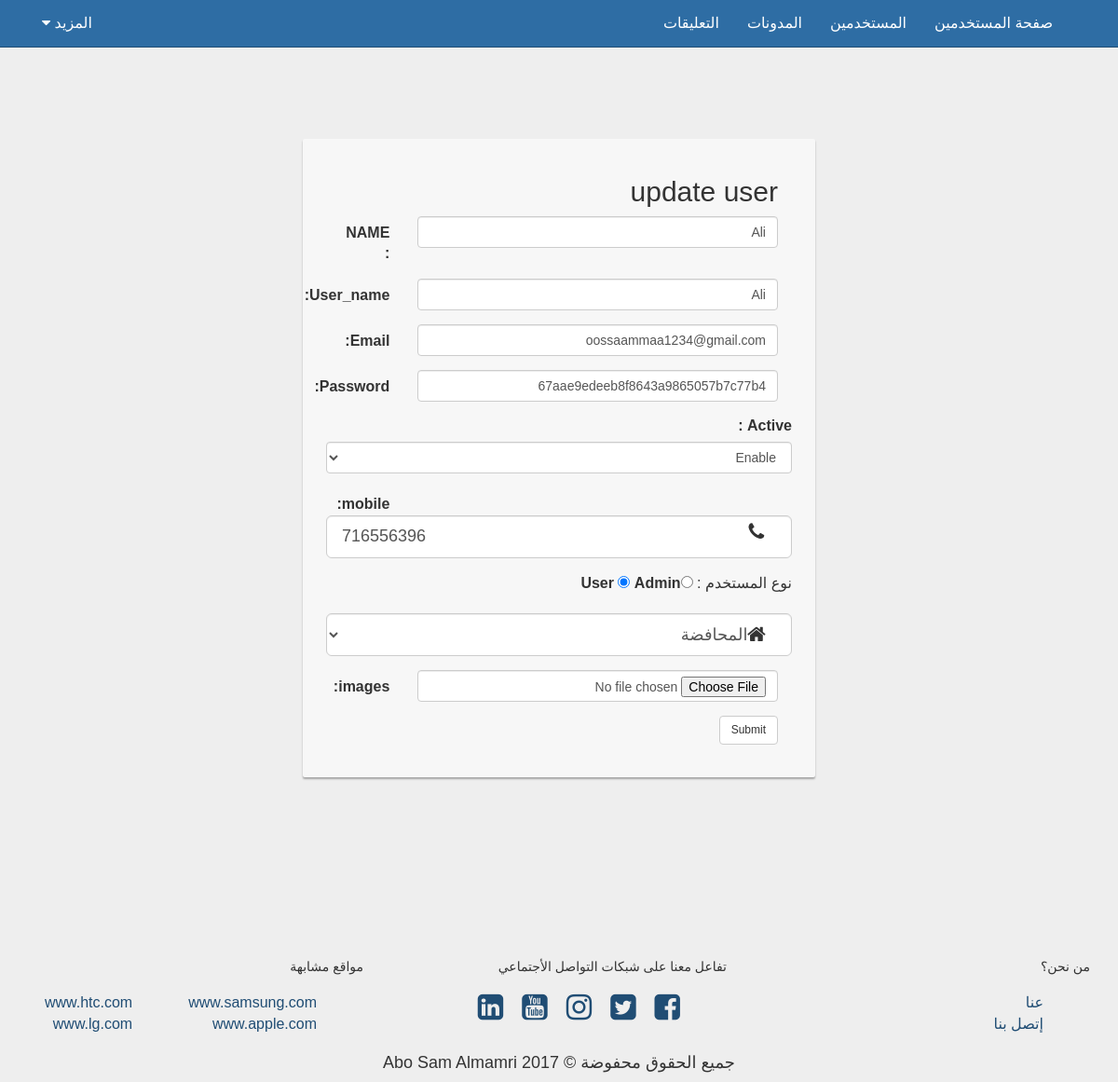
The app's page /Admin/update.php?id=37 (signed in) with its own data.
### tables this page shows
CREATE TABLE IF NOT EXISTS `users` (
  `id` int(11) NOT NULL AUTO_INCREMENT,
  `name` varchar(200) NOT NULL,
  `user_name` varchar(200) NOT NULL,
  `email` varchar(100) NOT NULL,
  `mobile` int(11) DEFAULT NULL,
  `provice` varchar(50) NOT NULL,
  `gender` varchar(20) NOT NULL,
  `age` int(11) NOT NULL,
  `type` varchar(6) NOT NULL,
  `image` varchar(300) DEFAULT NULL,
  `password` varchar(50) NOT NULL,
  `salt` varchar(100) NOT NULL,
  `active` tinyint(1) NOT NULL,
  `create_at` timestamp NOT NULL DEFAULT CURRENT_TIMESTAMP,
  `update_at` timestamp NOT NULL DEFAULT CURRENT_TIMESTAMP ON UPDATE CURRENT_TIMESTAMP,
  PRIMARY KEY (`id`)
);

### Admin/update.php (the view, shortened to what this page needs)
<?php
if  (@$_SESSION['type']=='Admin')
{
include "conn.php" ;
include "Header.php";
if ($con)
{
  if (isset($_GET['id']))
  {
      $sql= "select * from users where id=" .$_GET['id'];
	     if($qry=mysqli_query($con,$sql))
	    {
		  if (mysqli_num_rows($qry) )
		   {
			   $user=mysqli_fetch_array($qry) ;
			 echo "  <div class='container-fluid content-wrapper'>
    <div class='row'>
        <div class='col-md-6 col-md-offset-3'>
            <div class='card card-container'>
  <h2> <div class='card-header'>update user</div></h2>
  <form class='form-horizontal' role='form'  method=post enctype='multipart/form-data'>
   <div class='form-group'>
      <label class='control-label col-sm-2' for='NAME'>NAME : </label>
      <div class='col-sm-10'>
        <input type='text' name='name' value='".$user['name']."' class='form-control' id='NAME' placeholder='Enter your name'>
      </div>
    </div>
	 <div class='form-group'>
      <label class='control-label col-sm-2' for='NAME'>User_name: </label>
      <div class='col-sm-10'>
        <input type='text' name='user_name' value='".$user['user_name']."' class='form-control' id='NAME' placeholder='Enter your  user_name'>
      </div>
    </div>
    <div class='form-group'>
      <label class='control-label col-sm-2' for='email'>Email:</label>
      <div class='col-sm-10'>
        <input type='email' name='email' value='".$user['email']."' class='form-control' id='email' placeholder='Enter email'>
      </div>
    </div>
    <div class='form-group'>
      <label class='control-label col-sm-2' for='pwd'>Password:</label>
      <div class='col-sm-10'>
        <input type='text'  name='password' value='".md5($user['password'].$user['salt'])."'class='form-control' id='pwd' placeholder='Enter password'>
      </div>
    </div>
		<div class='form-group'>
  <label for='ac'>Active :</label>
  <select class='form-control' id='ac' name='active'  value='".$user['active']."'>
     <option value ='1' > Enable</option>
	 <option value ='0' > Disable</option>
  </select>
</div>
	<div class='form-group'>
                            <div id='divMobile' class='has-feedback'>
							<label class='control-label col-sm-2' for='mobile'>mobile:</label>
                                <input type='tel' id='mobile' name='mobile' value='".$user['mobile']."' minlength='9' class='form-control input-lg'
                                       placeholder='رقم المحمول' >
                                <i class='fa fa-phone fa-lg form-control-feedback'></i>
                            </div>
                        </div>
			<div class='form-group'>
      نوع المستخدم  : <label><input type='radio' value ='Admin'   name='type'  " ; if ($user['type']=='Admin') echo 'checked' ;    echo" >Admin</label>
      <label><input type='radio' value ='user'  name='type' " ; if ($user['type']=='user') echo 'checked' ;    echo">  User</label>
    </div>
  <div class='form-group form-group-lg'>
                            <div id='divProvince' class='has-feedback'>
                                <select id='province' name='provice'  value='".$user['provice']."' class='option-box form-control' title=''>
                                    <option value='Unknown'>المحافضة</option>
                                    <option value='Sanaa'>صنعاء</option>
                                    <option value='Taiz'>تعز</option>
                                    <option value='Aden'>عدن</option>
                                    <option value='Hodidah'>الحديدة</option>
                                    <option value='Ibb'>إب</option>
                                    <option value='Hadramoot'>حضرموت</option>
                                    <option value='Shabuah'>شبوة</option>
                                    <option value='Thamar'>ذمار</option>
                                    <option value='mahweet'>المحويت</option>
                                </select>
                                <i class='fa fa-home fa-lg form-control-feedback'></i>
                            </div>
                        </div>
	<div class='form-group'>
      <label class='control-label col-sm-2' for='pwd'>images:</label>
      <div class='col-sm-10'>
        <input type='file'  name='fname'  class='form-control'id='pwd' >
      </div>
    </div>
    <div class='form-group'>
      <div class='col-sm-offset-2 col-sm-10'>
        <button type='submit' class='btn btn-default' name='sbmt' >Submit</button>
      </div>
    </div>
  </form>
</div>
</div> </div></div>
";
   }
	    }
  }
}
else
echo "no connection" ;
include "footer.php";
}
else
{
	 echo " <script > alert('HHHHHHHHHHHHHHHHHHHHHHHHHHHHHHHHHHHHHHHHHHHHHHHH ') ; </script>	 "  ;
   echo " <script>location.replace('../login.php') </script> " ;
}
?>

### css/card.css (style rules this page uses)
.card-container.card { max-width: 550px; padding: 20px 40px; }
.card { background-color: #F7F7F7; padding: 20px 25px 30px; margin: 0 auto 25px; margin-top: 0px; -moz-border-radius: 2px; -webkit-border-radius: 2px; border-radius: 2px; -moz-box-shadow: 0px 2px 2px rgba(0, 0, 0, 0.3); -webkit-box-shadow: 0px 2px 2px rgba(0, 0, 0, 0.3); box-shadow: 0px 2px 2px rgba(0, 0, 0, 0.3); }

### css/mysheet.css (style rules this page uses)
body { font-family: "Droid Arabic Kufi",Calibri,sans-serif; font-size: medium; font-weight: normal; background-color: #EEE; }
.content-wrapper { margin-top:80px; }

### records on screen
users: name "Ali", user_name "Ali", email "oossaammaa1234@gmail.com", password "67aae9edeeb8f8643a9865057b7c77b4", active "Enable", mobile "716556396", type "☐ Admin", type "☑ User", provice "المحافضة"
